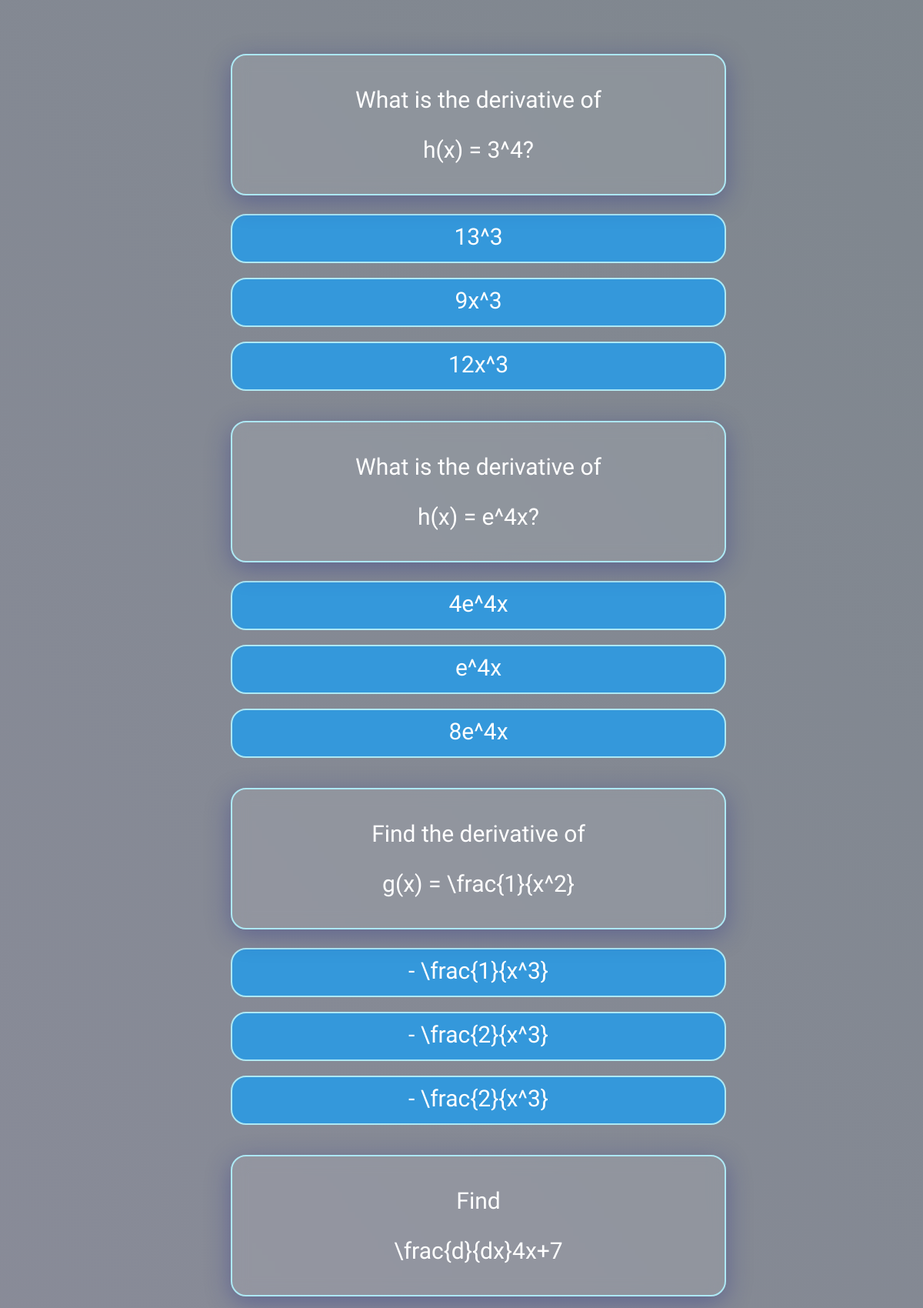
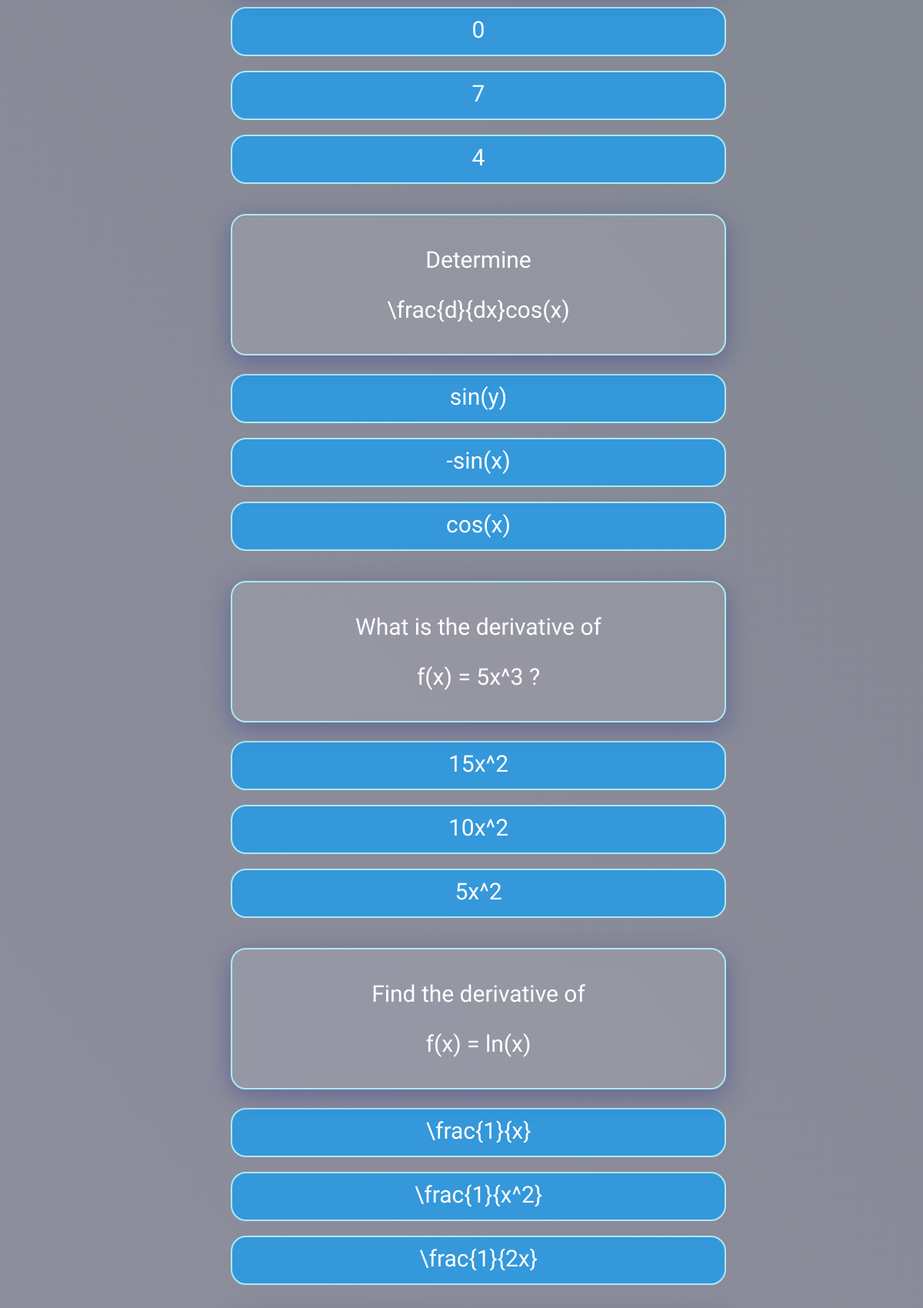
The page /practice-question/solo/4/ (signed in, upper part) on the database its author committed (2 pictures, top to bottom).
### quiz/models.py (models this page shows, shortened)
class SoloQuestion(models.Model):
    DIFFICULTY_CHOICES = [
        ('easy','Easy'),
        ('medium','Medium'),
        ('hard','Hard'),
    ]
    difficulty = models.CharField(max_length=10, choices=DIFFICULTY_CHOICES,  blank=True, null=True)
    question_text = models.TextField()
    question_formula = models.TextField(blank=True, null=True)
    option_a = models.TextField(null=True, blank=True)
    option_b = models.TextField(null=True, blank=True)
    option_c = models.TextField(null=True, blank=True)
    answer = models.CharField(max_length=100, null=True, blank=True)
    hint_question = models.CharField(max_length=100, null=True, blank=True)
    solution_here = models.ImageField(upload_to='solutions/',blank=True)

### quiz/views.py (the view, shortened to what this page needs)
# urls.py: path('practice-question/solo/<int:practice_mode_instance_id>/', views.practice_question_solo, name='practice'),
@csrf_exempt
@login_required(login_url='home')
def practice_question_solo(request, practice_mode_instance_id):
    practice_mode_instance = SoloPracticeMode.objects.get(id=practice_mode_instance_id)
    questions = list(practice_mode_instance.questions.all())
    random.shuffle(questions)
    return render(request, 'practiceQuestion/question.html', {'practice_mode_instance': practice_mode_instance, 'shuffled_questions': questions})

### templates/practiceQuestion/question.html (shortened to what this page needs)
<!DOCTYPE html>
<html lang="en">
<head>
  {% load static %}
  <link rel="stylesheet" href="{% static 'css/question/question.css' %}">
  <link rel="stylesheet" href="https://unpkg.com/mathlive/dist/mathlive-static.css" />
</head>
<body>
<div id="quiz-container">
  {% if practice_mode_instance.questions.all %}
  <form method="POST">
    {% for question in shuffled_questions %}
      <div class="question-container" id="question{{ question.id }}">
        <div class="question">
          <div class="text-question mathlive">
            <p>{{ question.question_text }}</p>
          </div>
          {% autoescape off %}
          <div class="mathlive">
            <p>{{ question.question_formula }}</p>
          </div>
          {% endautoescape %}
        </div>
        <div class="choices">
          <input type="radio" name="user_answer_{{ question.id }}" value="{{ question.option_a }}"  id="q{{ question.id }}a"><label for="q{{ question.id }}a" class="mathlive">{{ question.option_a }}</label><br>
          <input type="radio" name="user_answer_{{ question.id }}" value="{{ question.option_b }}" id="q{{ question.id }}b"><label for="q{{ question.id }}b" class="mathlive">{{ question.option_b }}</label><br>
          <input type="radio" name="user_answer_{{ question.id }}" value="{{ question.option_c }}" id="q{{ question.id }}c"><label for="q{{ question.id }}c" class="mathlive">{{ question.option_c }}</label><br>
        </div>
      </div>
    {% endfor %}
  </form>
  {% else %}
    <p>No questions available for the selected criteria.</p>
  {% endif %}
</div>
</body>
</html>

### static/css/question/question.css (style rules this page uses)
body { font-family: 'Nova Square', sans-serif; background: linear-gradient(232deg, rgba(0, 15, 30, 0.5), rgba(38, 33, 69, 0.5)), url('/static/img/bg.jpg'); background-attachment: fixed; background-size: cover; background-repeat: no-repeat; margin: 0; padding: 0; }
#quiz-container { max-width: 600px; margin: 50px auto; padding: 20px; border-radius: 10px; opacity: 100%; transition: opacity 1s ease-in-out; text-align: center; }
.question-container { margin-bottom: 20px; opacity: 100%; transition: opacity 1s ease-in-out; background: transparent; }
.question { position: relative; text-align: center; justify-content: center; margin-bottom: 24px; color: #fff; border: 2px solid #ade8f4; background: rgba(255, 255, 255, 0.1); box-shadow: 0 8px 32px 0 rgba(31, 38, 135, 0.37); backdrop-filter: blur(1px); -webkit-backdrop-filter: blur(1px); border-radius: 20px; width: 600px; height: auto; overflow: hidden; padding: 10px 20px; backdrop-filter: blur(10px); font-size: 30px; }
.choices { margin-top: 10px; }
.choices label { display: block; font-size: 30px; font-family: 'Nova Square', sans-serif; padding: 10px; width: 620px; height: 40px; background-color: #3498db; color: #fff; border: 2px solid #ade8f4; border-radius: 20px; cursor: pointer; }

### rows shown on the page
SoloQuestion: question_text "What is the derivative of", question_formula "h(x) = 3^4?", option_a "13^3", option_b "9x^3", option_c "12x^3"
SoloQuestion: question_text "What is the derivative of", question_formula "h(x) = e^4x?", option_a "4e^4x", option_b "e^4x", option_c "8e^4x"
SoloQuestion: question_text "Find the derivative of", question_formula "g(x) = \\frac{1}{x^2}", option_a "- \\frac{1}{x^3}", option_b "- \\frac{2}{x^3}", option_c "- \\frac{2}{x^3}"
SoloQuestion: question_text "Find", question_formula "\\frac{d}{dx}4x+7", option_a "0", option_b "7", option_c "4"
SoloQuestion: question_text "Determine", question_formula "\\frac{d}{dx}cos(x)", option_a "sin(y)", option_b "-sin(x)", option_c "cos(x)"
SoloQuestion: question_text "What is the derivative of", question_formula "f(x) = 5x^3 ?", option_a "15x^2", option_b "10x^2", option_c "5x^2"
SoloQuestion: question_text "Find the derivative of", question_formula "f(x) = ln(x)", option_a "\\frac{1}{x}", option_b "\\frac{1}{x^2}", option_c "\\frac{1}{2x}"
